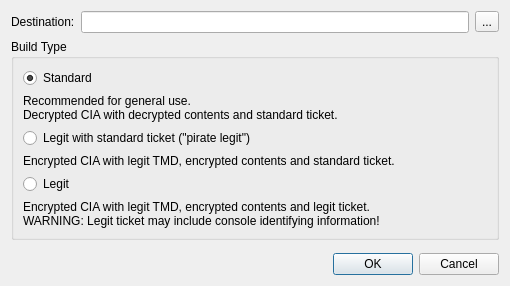
<?xml version="1.0" encoding="UTF-8"?>
<ui version="4.0">
 <class>CIABuildDialog</class>
 <widget class="QDialog" name="CIABuildDialog">
  <property name="geometry">
   <rect>
    <x>0</x>
    <y>0</y>
    <width>510</width>
    <height>260</height>
   </rect>
  </property>
  <property name="windowTitle">
   <string>Build CIA</string>
  </property>
  <layout class="QVBoxLayout">
   <item>
    <layout class="QHBoxLayout">
     <item>
      <widget class="QLabel">
       <property name="text">
        <string>Destination:</string>
       </property>
      </widget>
     </item>
     <item>
      <widget class="QLineEdit" name="destination"/>
     </item>
     <item>
      <widget class="QToolButton" name="destinationExplore">
       <property name="sizePolicy">
        <sizepolicy hsizetype="Fixed" vsizetype="Fixed">
         <horstretch>0</horstretch>
         <verstretch>0</verstretch>
        </sizepolicy>
       </property>
       <property name="text">
        <string>...</string>
       </property>
      </widget>
     </item>
    </layout>
   </item>
   <item>
    <widget class="QGroupBox">
     <property name="title">
      <string>Build Type</string>
     </property>
     <layout class="QVBoxLayout">
      <item>
       <widget class="QRadioButton" name="standardButton">
        <property name="text">
         <string>Standard</string>
        </property>
        <property name="checked">
         <bool>true</bool>
        </property>
       </widget>
      </item>
      <item>
       <widget class="QLabel">
        <property name="wordWrap">
         <bool>true</bool>
        </property>
        <property name="text">
         <string>Recommended for general use.&lt;br&gt;Decrypted CIA with decrypted contents and standard ticket.</string>
        </property>
       </widget>
      </item>
      <item>
       <widget class="QRadioButton" name="pirateLegitButton">
        <property name="text">
         <string>Legit with standard ticket ("pirate legit")</string>
        </property>
       </widget>
      </item>
      <item>
       <widget class="QLabel" name="pirateLegitLabel">
        <property name="wordWrap">
         <bool>true</bool>
        </property>
        <property name="text">
         <string>Encrypted CIA with legit TMD, encrypted contents and standard ticket.</string>
        </property>
       </widget>
      </item>
      <item>
       <widget class="QRadioButton" name="legitButton">
        <property name="text">
         <string>Legit</string>
        </property>
       </widget>
      </item>
      <item>
       <widget class="QLabel" name="legitLabel">
        <property name="wordWrap">
         <bool>true</bool>
        </property>
        <property name="text">
         <string>Encrypted CIA with legit TMD, encrypted contents and legit ticket.&lt;br&gt;WARNING: Legit ticket may include console identifying information!</string>
        </property>
       </widget>
      </item>
     </layout>
    </widget>
   </item>
   <item>
    <spacer>
     <property name="orientation">
      <enum>Qt::Vertical</enum>
     </property>
    </spacer>
   </item>
   <item>
    <widget class="QDialogButtonBox" name="buttonBox">
     <property name="standardButtons">
      <set>QDialogButtonBox::Ok|QDialogButtonBox::Cancel</set>
     </property>
    </widget>
   </item>
  </layout>
 </widget>
 <resources/>
 <connections/>
</ui>
